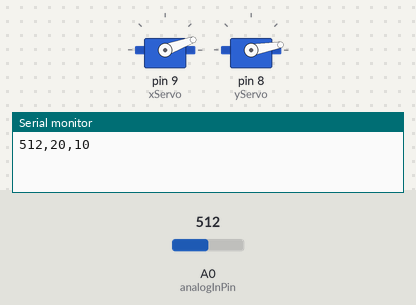
Bench run of a sketch on a simulated Arduino Uno, built with avr-gcc and run on an emulated ATmega328P. On the bench: 2 × servo, the last lines printed to the serial monitor. Inputs (shaded band) come from the test bench; at power-on: A0 (analogInPin) = 512.

Above: at 0.2 s.
At 8.1 s:
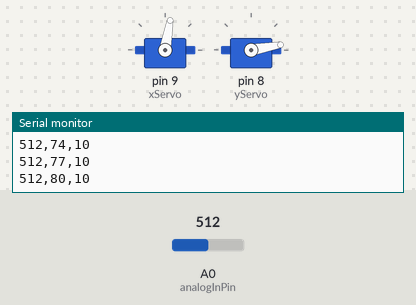
At 21.23 s:
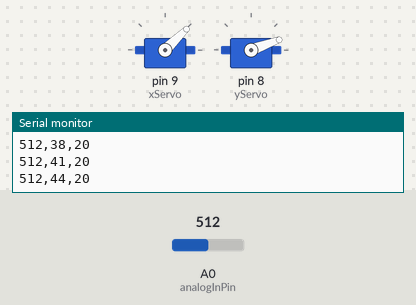
At 34.8 s:
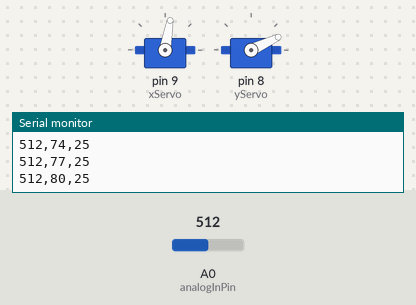
Timing chart, 0 to 40.0 s (numbered marks = the images above):
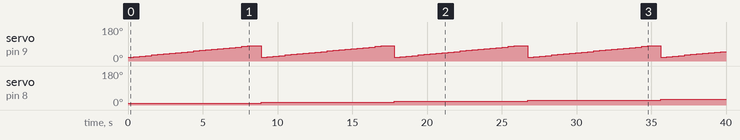

The sketch:

ArduinoSendData.ino
```cpp
/*
 * moves both servos for the two servo scan and relays the servo angles and distance readings to python
 */

#include <Servo.h>

Servo xServo;  // create servo object for the servo controlling panning
Servo yServo;  // create servo object for the servo controlling tilting
int xPos = 0;  // variable to store the xServo position
int yPos = 10;  // variable to store the yServo position

const int analogInPin = A0;  // analog input pin the distance sensor is attached to
int sensorValue = 0;  // variable to store the value coming from the distance sensor

/*
 * setup function to initialize hardware and software
 */
void setup() {
  Serial.begin(9600);  // start the serial port
  xServo.attach(9);  // attach the servo on pin 9 to the horizontal servo object
  yServo.attach(8);  // attach the servo on pin 10 to the vertical servo object
}

/*
 * main loop
 */
void loop() {
  for (yPos = 10; yPos <= 65; yPos += 5) {  // yServo sweep throught of 10 to 65 degree
    yServo.write(yPos);
    for (xPos = 20; xPos <= 80; xPos+= 3) {  // xServo sweeps through 20 to 80 degrees
      xServo.write(xPos);
      sensorValue = analogRead(analogInPin);

      // transmit one line of text to python with distance reading and sensor positions
      Serial.print(sensorValue);  Serial.print(",");
      Serial.print(xPos);  Serial.print(",");
      Serial.println(yPos);

      delay(400);  // delay after sending data so the serial connection is not over run
    }
    xPos = 0;
    delay(500);  // delay after sending data so the servo can reach its position
  }
}
```

Measured:
- by itself, servo on pin 9 (xServo): ramps from 20° to 80° and jumps back, once every 8.9 s
- by itself, servo on pin 8 (yServo): 10° → 15° at 8.9 s, → 20° 8.9 s later, → 25° 8.9 s later, → 30° 8.9 s later
